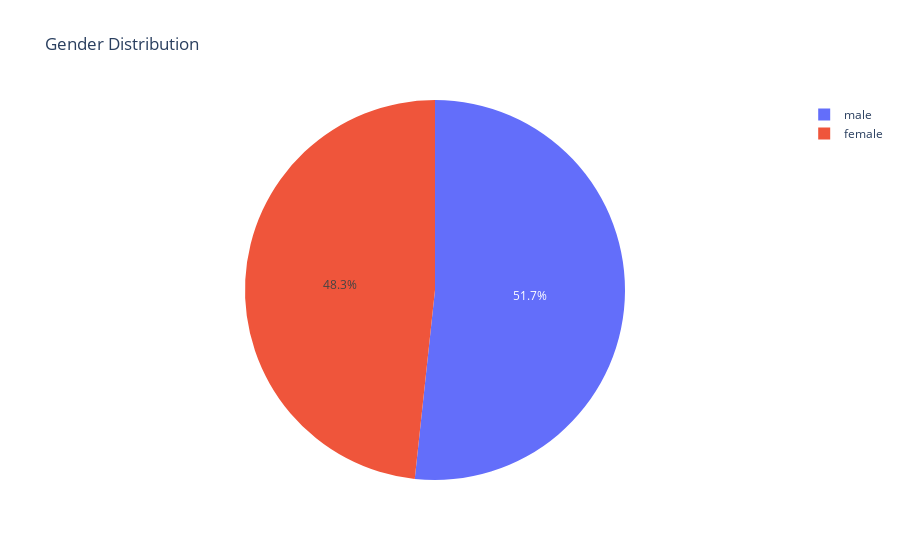

The notebook cell this image was saved under:
### Code cell
fig1 = px.pie(df, values = df["gender"].value_counts().values, names = df['gender'].value_counts().index, title = 'Gender Distribution')
fig1.show()

### Figure 1 — Plotly figure (JSON) as saved in the notebook; plotly's stock layout.template omitted (floating-point values rounded to 4 significant figures)
{"data": [{"domain": {"x": [0, 1], "y": [0, 1]}, "hovertemplate": "label=%{label}<br>value=%{value}<extra></extra>", "labels": ["male", "female"], "legendgroup": "", "name": "", "showlegend": true, "type": "pie", "values": [517, 483]}], "layout": {"legend": {"tracegroupgap": 0}, "title": {"text": "Gender Distribution"}}}
